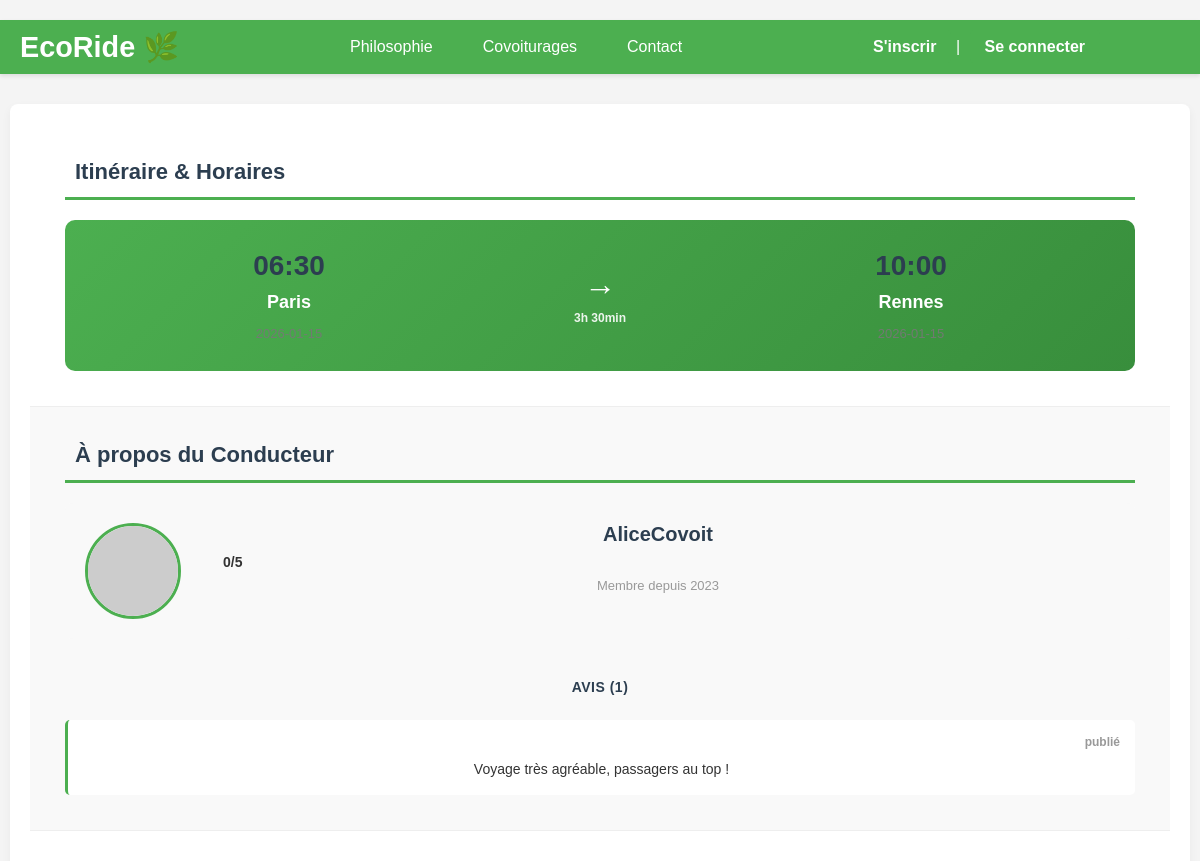
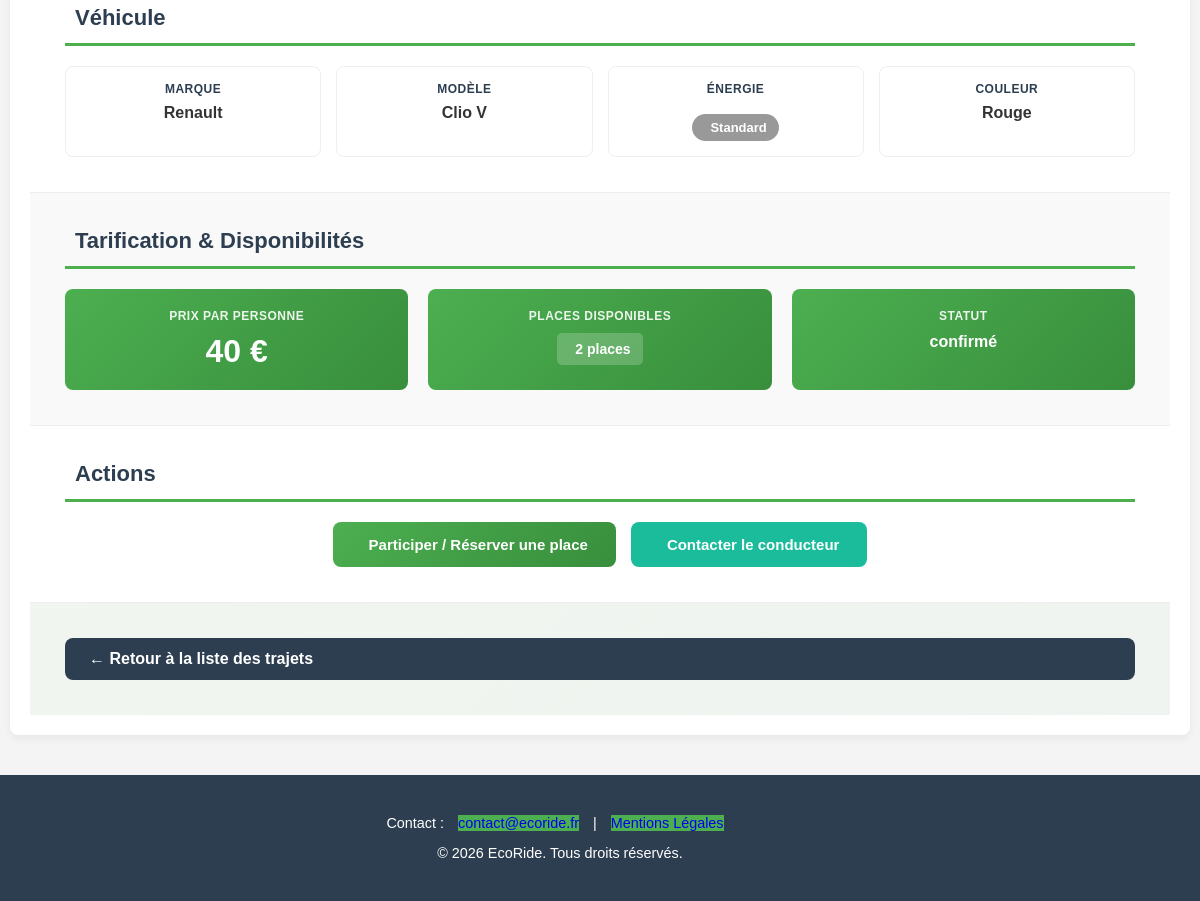
Page /public/index.php?p=trajet-detail&id=7 on the committed database (2 pictures, top to bottom).
### tables this page shows
CREATE TABLE IF NOT EXISTS `covoiturage` (
  `covoiturage_id` INT NOT NULL AUTO_INCREMENT,
  `date_depart` DATE NOT NULL,
  `heure_depart` TIME NOT NULL,  
  `lieu_depart` VARCHAR(50) NOT NULL,
  `date_arrivee` DATE NULL,
  `heure_arrivee` TIME NULL,
  `lieu_arrivee` VARCHAR(50) NOT NULL,
  `statut_covoiturage_id` INT NOT NULL,  
  `nb_place` INT NOT NULL,
  `prix_personne` FLOAT NOT NULL,
  `voiture_id` INT NOT NULL,  
  PRIMARY KEY (`covoiturage_id`),
  INDEX `fk_covoiturage_voiture_utilise_idx` (`voiture_id` ASC),
  INDEX `fk_statut_covoiturage_idx` (`statut_covoiturage_id` ASC),
  CONSTRAINT `fk_covoiturage_voiture_utilise`
    FOREIGN KEY (`voiture_id`)
    REFERENCES `voiture` (`voiture_id`),
  CONSTRAINT `fk_statut_covoiturage_id`
    FOREIGN KEY (`statut_covoiturage_id`)
    REFERENCES `statut_covoiturage` (`statut_covoiturage_id`)
);

CREATE TABLE IF NOT EXISTS `utilisateur` (
  `utilisateur_id` INT NOT NULL AUTO_INCREMENT,
  `nom` VARCHAR(50) NOT NULL,
  `prenom` VARCHAR(50) NOT NULL,
  `email` VARCHAR(50) NOT NULL UNIQUE,  
  `password` VARCHAR(50) NOT NULL,
  `telephone` VARCHAR(50) NULL,
  `adresse` VARCHAR(50) NULL,
  `date_naissance` VARCHAR(50) NULL,  
  `photo` BLOB NULL,
  `pseudo` VARCHAR(50) NOT NULL UNIQUE,
  `role_id` INT NOT NULL,  
  `credit` INT NOT NULL DEFAULT 20,
  PRIMARY KEY (`utilisateur_id`),
  INDEX `fk_utilisateur_role_idx` (`role_id` ASC),
  CONSTRAINT `fk_utilisateur_role`
    FOREIGN KEY (`role_id`)
    REFERENCES `role` (`role_id`)
);

CREATE TABLE IF NOT EXISTS `avis` (
  `avis_id` INT NOT NULL AUTO_INCREMENT,
  `commentaire` VARCHAR(500) NULL,
  `note_id` INT NOT NULL,  
  `statut_avis_id` INT NOT NULL,  
  `utilisateur_id` INT NOT NULL,  
  PRIMARY KEY (`avis_id`),
  INDEX `fk_avis_utilisateur_depose_idx` (`utilisateur_id` ASC),
  INDEX `fk_statut_avis_idx` (`statut_avis_id` ASC),
  INDEX `fk_note_idx` (`note_id` ASC),
  CONSTRAINT `fk_avis_utilisateur_depose`
    FOREIGN KEY (`utilisateur_id`)
    REFERENCES `utilisateur` (`utilisateur_id`),
  CONSTRAINT `fk_statut_avis_id`
    FOREIGN KEY (`statut_avis_id`)
    REFERENCES `statut_avis` (`statut_avis_id`),
  CONSTRAINT `fk_note_id`
    FOREIGN KEY (`note_id`)
    REFERENCES `note` (`note_id`)

);

CREATE TABLE IF NOT EXISTS `note` (
  `note_id` INT NOT NULL AUTO_INCREMENT,
  `libelle` VARCHAR(50) NOT NULL UNIQUE,
  PRIMARY KEY (`note_id`)
);

CREATE TABLE IF NOT EXISTS `statut_avis` (
  `statut_avis_id` INT NOT NULL AUTO_INCREMENT,
  `libelle` VARCHAR(50) NOT NULL UNIQUE,
  PRIMARY KEY (`statut_avis_id`)
);

CREATE TABLE IF NOT EXISTS `marque` (
  `marque_id` INT NOT NULL AUTO_INCREMENT,
  `libelle` VARCHAR(50) NOT NULL UNIQUE,
  PRIMARY KEY (`marque_id`)
);

CREATE TABLE IF NOT EXISTS `voiture` (
  `voiture_id` INT NOT NULL AUTO_INCREMENT,
  `modele` VARCHAR(50) NOT NULL,
  `immatriculation` VARCHAR(50) NOT NULL UNIQUE,
  `energie` VARCHAR(50) NOT NULL,
  `couleur` VARCHAR(50) NULL,
  `date_premiere_immatriculation` VARCHAR(50) NULL,  
  `marque_id` INT NOT NULL,  
  `utilisateur_id` INT NOT NULL,
  PRIMARY KEY (`voiture_id`),
  INDEX `fk_voiture_marque_detient_idx` (`marque_id` ASC),
  INDEX `fk_voiture_utilisateur_idx` (`utilisateur_id` ASC),
  CONSTRAINT `fk_voiture_marque_detient`
    FOREIGN KEY (`marque_id`)
    REFERENCES `marque` (`marque_id`),
  CONSTRAINT `fk_voiture_utilisateur` 
	FOREIGN KEY (`utilisateur_id`) 
    REFERENCES `utilisateur` (`utilisateur_id`)
);

CREATE TABLE IF NOT EXISTS `statut_covoiturage` (
  `statut_covoiturage_id` INT NOT NULL AUTO_INCREMENT,
  `libelle` VARCHAR(50) NOT NULL UNIQUE,
  PRIMARY KEY (`statut_covoiturage_id`)
);

### app/Views/covoiturages/trajet_detail.php (the view, shortened to what the rows shown need)
<section class="presentation-section">
    <div class="presentation-content">
    <?php if (isset($covoiturage)): ?>
        <section class="details-section itinerary-section">
            <h2 class="section-title"><i class="fa-solid fa-map"></i> Itinéraire & Horaires</h2>
            <div class="itinerary-container">
                <div class="journey-point departure">
                    <div class="time"><?= htmlspecialchars(substr($covoiturage->heure_depart, 0, 5)); ?></div>
                    <div class="city"><?= htmlspecialchars($covoiturage->lieu_depart); ?></div>
                    <div class="date"><?= htmlspecialchars($covoiturage->date_depart); ?></div>
                </div>
                <div class="journey-arrow">
                    <span class="arrow">→</span>
                    <span class="duration" id="journey-duration">Durée</span>
                </div>
                <div class="journey-point arrival">
                    <div class="time"><?= htmlspecialchars(substr($covoiturage->heure_arrivee, 0, 5)); ?></div>
                    <div class="city"><?= htmlspecialchars($covoiturage->lieu_arrivee); ?></div>
                    <div class="date"><?= htmlspecialchars($covoiturage->date_arrivee); ?></div>
                </div>
            </div>
        </section>
        <section class="details-section driver-section">
            <h2 class="section-title"><i class="fa-solid fa-user-circle"></i> À propos du Conducteur</h2>
            <div class="driver-card">
                <div class="driver-header">
                    <img class="driver-avatar" src="https://placehold.co/80x80/4CAF50/ffffff?text=<?= htmlspecialchars(substr($covoiturage->pseudo, 0, 2)); ?>" alt="<?= htmlspecialchars($covoiturage->pseudo); ?>">
                    <div class="driver-info">
                        <h3 class="driver-name"><?= htmlspecialchars($covoiturage->pseudo); ?></h3>
                        <div class="driver-rating">
                                <?php
                                $rating = isset($covoiturage->avis) && !empty($covoiturage->avis)
                                    ? array_sum(array_map(function ($a) {
                                        return floatval($a->note);
                                    }, $covoiturage->avis)) / count($covoiturage->avis)
                                    : 0;
                                $rating = round($rating, 1);
                                ?>
                            <span class="rating-value"><?= htmlspecialchars($rating); ?>/5</span>
                        </div>
                        <p class="member-since">Membre depuis 2023</p>
                    </div>
                </div>
                <div class="reviews-container">
                    <h3 class="subsection-title">Avis (<?= isset($covoiturage->avis) ? count($covoiturage->avis) : 0; ?>)</h3>
                    <?php if (isset($covoiturage->avis) && !empty($covoiturage->avis)): ?>
                        <div class="reviews-list">
                            <?php foreach ($covoiturage->avis as $avis): ?>
                                <div class="review-item">
                                    <div class="review-header">
                                        <span class="review-date"><?= htmlspecialchars($avis->statut ?? 'Positif'); ?></span>
                                    </div>
                                    <p class="review-comment"><?= htmlspecialchars($avis->commentaire ?? ''); ?></p>
                                </div>
                            <?php endforeach; ?>
                        </div>
                    <?php else: ?>
                        <p class="no-reviews">Aucun avis pour le moment</p>
                    <?php endif; ?>
                </div>
            </div>
        </section>
        <section class="details-section vehicle-section">
            <h2 class="section-title"><i class="fa-solid fa-car"></i> Véhicule</h2>
            <div class="vehicle-card">
                <div class="vehicle-info-grid">
                    <div class="vehicle-info-item">
                        <span class="label">Marque</span>
                        <span class="value"><?= htmlspecialchars($covoiturage->marque); ?></span>
                    </div>
                    <div class="vehicle-info-item">
                        <span class="label">Modèle</span>
                        <span class="value"><?= htmlspecialchars($covoiturage->modele); ?></span>
                    </div>
                    <div class="vehicle-info-item">
                        <span class="label">Énergie</span>
                        <span class="value">
                            <?php
                            if ($energie_normalized === 'electrique') {
                                echo '<span class="eco-badge"><i class="fa-solid fa-leaf"></i> Écologique</span>';
                            } else {
                                echo '<span class="eco-badge standard-badge"><i class="fa-solid fa-car"></i> Standard</span>';
                            }
                            ?>
                        </span>
                    </div>
                    <div class="vehicle-info-item">
                        <span class="label">Couleur</span>
                        <span class="value"><?= htmlspecialchars($covoiturage->couleur ?? 'Non spécifiée'); ?></span>
                    </div>
                </div>
            </div>
        </section>
        <section class="details-section pricing-section">
            <h2 class="section-title"><i class="fa-solid fa-euro-sign"></i> Tarification & Disponibilités</h2>
            <div class="pricing-grid">
                <div class="pricing-item">
                    <span class="label">Prix par personne</span>
                    <span class="price-value"><?= htmlspecialchars($covoiturage->prix_personne); ?> €</span>
                </div>
                <div class="pricing-item">
                    <span class="label">Places disponibles</span>
                    <span class="value">
                        <?php
                        $nb_place = intval($covoiturage->nb_place);
                        if ($nb_place > 0) {
                            echo '<span class="seats-available"><i class="fa-solid fa-chair"></i> ' . htmlspecialchars($nb_place) . ' place' . ($nb_place > 1 ? 's' : '') . '</span>';
                        } else {
                            echo '<span class="seats-full"><i class="fa-solid fa-ban"></i> Complet</span>';
                        }
                        ?>
                    </span>
                </div>
                <div class="pricing-item">
                    <span class="label">Statut</span>
                    <span class="value"><?= htmlspecialchars($covoiturage->statut); ?></span>
                </div>
            </div>
        </section>
        <section class="details-section actions-section">
            <h2 class="section-title"><i class="fa-solid fa-calendar-check"></i> Actions</h2>
            <div class="action-buttons">
                <?php
                $nb_place = intval($covoiturage->nb_place);
                if ($nb_place > 0) {
                ?>
                    <form method="POST" id="formParticiper">
                        <button type="submit" class="btn-action btn-reserve">
                            <i class="fa-solid fa-check"></i> Participer / Réserver une place
                        </button>
                    </form>
                <?php
                } else {
                    echo '<button class="btn-action btn-disabled" disabled><i class="fa-solid fa-ban"></i> Complet</button>';
                }
                ?>
                <button class="btn-action btn-contact"><i class="fa-solid fa-envelope"></i> Contacter le conducteur</button>
            </div>
        </section>
        <section class="details-section return-section">
            <a href="index.php?p=trajet" class="btn-back">← Retour à la liste des trajets</a>
        </section>
    <?php endif; ?>
    </div>
</section>

### rows in the picture
covoiturage: heure_depart "06:30", lieu_depart "Paris", heure_arrivee "10:00", lieu_arrivee "Rennes", utilisateur.pseudo "AliceCovoit", marque.libelle "Renault", voiture.modele "Clio V", voiture.couleur "Rouge", prix_personne "40", nb_place "2", statut_covoiturage.libelle "confirmé"
avis: note.libelle "0", statut_avis.libelle "publié", commentaire "Voyage très agréable, passagers au top !"

### other values in the picture
count($covoiturage->avis) "1"
